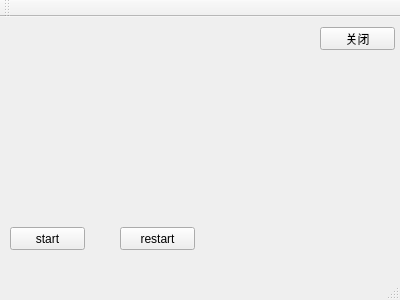
<?xml version="1.0" encoding="UTF-8"?>
<ui version="4.0">
 <class>MainWindow</class>
 <widget class="QMainWindow" name="MainWindow">
  <property name="geometry">
   <rect>
    <x>0</x>
    <y>0</y>
    <width>400</width>
    <height>300</height>
   </rect>
  </property>
  <property name="windowTitle">
   <string>MainWindow</string>
  </property>
  <widget class="QWidget" name="centralWidget">
   <widget class="QPushButton" name="startBtn">
    <property name="geometry">
     <rect>
      <x>10</x>
      <y>210</y>
      <width>75</width>
      <height>23</height>
     </rect>
    </property>
    <property name="text">
     <string>start</string>
    </property>
   </widget>
   <widget class="QPushButton" name="newBtn">
    <property name="geometry">
     <rect>
      <x>120</x>
      <y>210</y>
      <width>75</width>
      <height>23</height>
     </rect>
    </property>
    <property name="text">
     <string>restart</string>
    </property>
   </widget>
   <widget class="QPushButton" name="closeBtn">
    <property name="geometry">
     <rect>
      <x>320</x>
      <y>10</y>
      <width>75</width>
      <height>23</height>
     </rect>
    </property>
    <property name="text">
     <string>关闭</string>
    </property>
   </widget>
  </widget>
  <widget class="QMenuBar" name="menuBar">
   <property name="geometry">
    <rect>
     <x>0</x>
     <y>0</y>
     <width>400</width>
     <height>26</height>
    </rect>
   </property>
  </widget>
  <widget class="QToolBar" name="mainToolBar">
   <attribute name="toolBarArea">
    <enum>TopToolBarArea</enum>
   </attribute>
   <attribute name="toolBarBreak">
    <bool>false</bool>
   </attribute>
  </widget>
  <widget class="QStatusBar" name="statusBar"/>
 </widget>
 <layoutdefault spacing="6" margin="11"/>
 <resources/>
 <connections/>
</ui>
